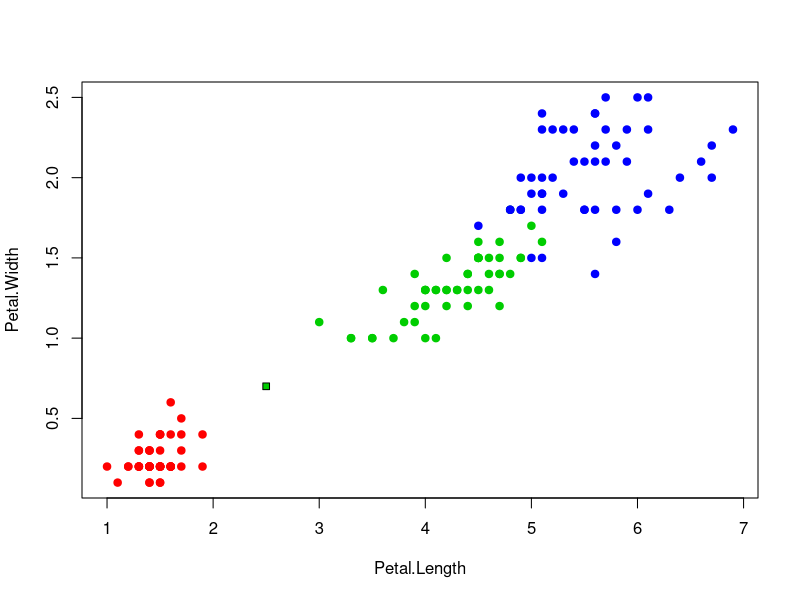

Reproduce this figure in R.
# Title     : TODO
# Objective : TODO
# Created by: elenakozenko
# Created on: 16.09.2020


EM <- function(u, v) {
  return(sqrt(sum((u - v) ^ 2)));
}


dist <- function(z, metricFunction = EM) {
  distances <- matrix(NA, length(iris[,1]), 2)
  for (i in 1:length(iris[,1])) {
    distances[i,] <- c(i, metricFunction(iris[i,3:4], z))
  }
  return(distances)
}

#Работа алгоритма 1нн
z <- c(2.5, 0.7);
distance <- dist(z,)
#print()
class <- iris[order(distance[,2])[1], 5]
class;

colors <- c("setosa" = "red", "versicolor" = "green3", "virginica" = "blue")
plot(iris[,3:4], pch = 21, bg = colors[iris$Species],col = colors[iris$Species])

points(z[1], z[2], pch = 22, bg = colors[class], asp = 1)







#k <- matrix(NA, 10, 2)
#for (i in 1:10) {
#  k[i,] <- c(i, -i);
#}
#d <- vector(, 0)
#for(i in 1:10) {
#  d[i] <- 11 - i
#}
#
#k[order(k[,2]), ]


